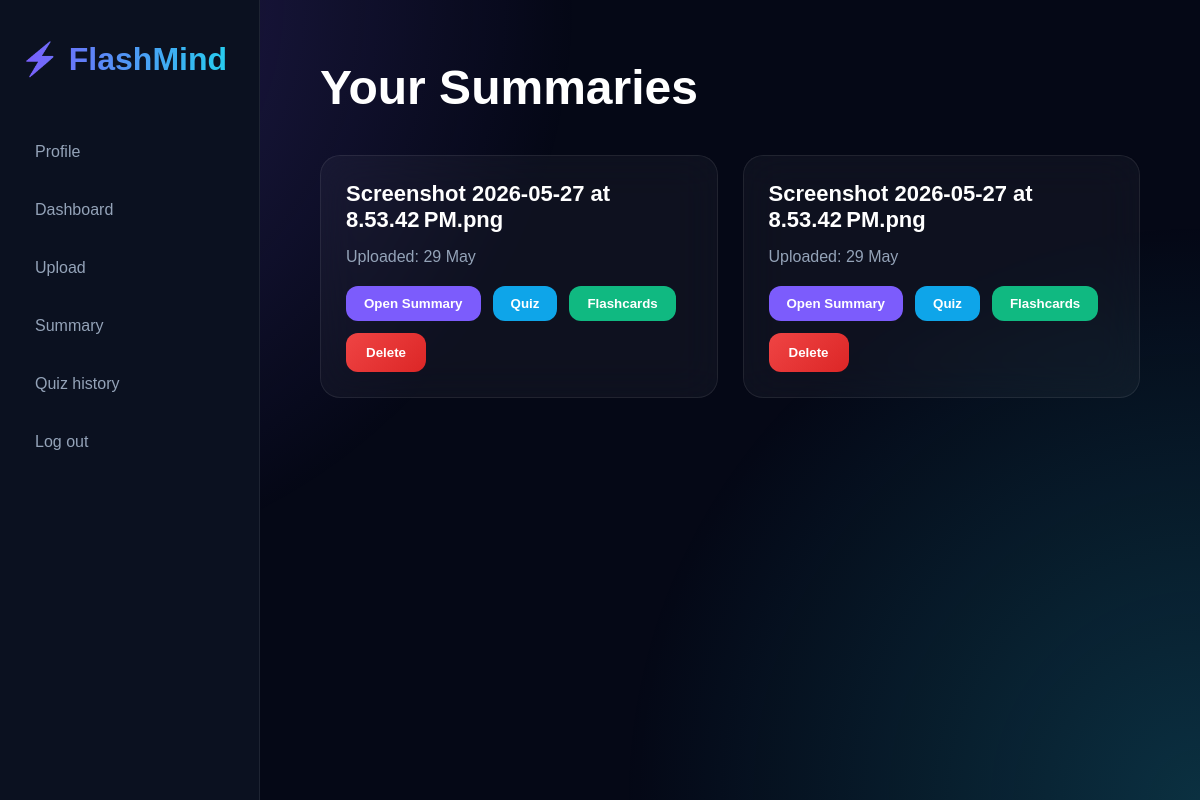
Page /summaries (signed in) on the committed database.
### app.py (models this page shows)
class Upload(db.Model):
    __tablename__='uploads'
    id: Mapped[int] = mapped_column(primary_key=True)
    original_filename = mapped_column(String,nullable=False)
    saved_filename = mapped_column(String,nullable=False)
    file_type = mapped_column(String,nullable=False)
    upload_date = mapped_column(String,nullable=False)
    extracted_text = mapped_column(Text,nullable=False)
    summary_text = mapped_column(Text,nullable=True)
    user_id=mapped_column(ForeignKey('users.id'))
    owner=relationship('User',back_populates='upload')

### app.py (the view)
@app.route("/summaries")
@login_required
def summaries():
    uploads = db.session.execute(
        db.select(Upload).where(
            Upload.user_id == current_user.id
        )
    ).scalars()
    return render_template(
        "summaries.html",
        uploads=uploads
    )

### app.py (called while the page is built)
@login_manager.user_loader
def load_user(user_id):
    return db.session.get(User, int(user_id))

### templates/summaries.html
{% extends "base.html" %}
{% block content %}
<h1 class="page-title">
    Your Summaries
</h1>
<div class="summary-grid">
    {% for upload in uploads %}
    <div class="glass-card summary-card">
        <h2 class="summary-file-name">
            {{ upload.original_filename }}
        </h2>
        <p class="summary-date">
            Uploaded:
            {{ upload.upload_date }}
        </p>
        <div class="summary-buttons">
            <a href="{{ url_for('summary', upload_id=upload.id) }}">
                <button class="open-summary-btn">
                    Open Summary
                </button>
            </a>
            <a href="{{ url_for('quiz', id=upload.id) }}">
                <button class="quiz-summary-btn">
                    Quiz
                </button>
            </a>
            <a href="{{ url_for('flaskcard', id=upload.id) }}">
                <button class="flashcard-summary-btn">
                    Flashcards
                </button>
            </a>
            <form action="{{url_for('delete_upload', id=upload.id)}}" method="POST"
                onsubmit="return confirm('Are you sure you want to delete this upload?')">
                <button class="delete-btn">
                    Delete
                </button>
            </form>
        </div>
    </div>
    {% endfor %}
</div>
{% endblock %}

### static/css/style.css (style rules this page uses)
* { margin:0; padding:0; box-sizing:border-box; }
body { background:#050816; color:white; font-family:Arial, sans-serif; display:flex; min-height:100vh; overflow-x:hidden; }
.page-title { font-size:3rem; margin-bottom:40px; }
.glass-card { background:rgba(255,255,255,0.04); border:1px solid rgba(255,255,255,0.08); padding:40px; border-radius:30px; backdrop-filter:blur(20px); }
.summary-grid { display: grid; grid-template-columns: repeat( auto-fit, minmax(320px,1fr) ); gap: 25px; margin-top: 40px; }
.summary-card { padding: 25px; border-radius: 20px; }
.summary-file-name { font-size: 22px; margin-bottom: 15px; color: white; word-break: break-word; }
.summary-date { color: #94a3b8; margin-bottom: 20px; }
.summary-buttons { display: flex; gap: 12px; flex-wrap: wrap; }
.open-summary-btn, .quiz-summary-btn, .flashcard-summary-btn { padding: 10px 18px; border: none; border-radius: 12px; color: white; cursor: pointer; font-weight: 600; transition: 0.3s; }
.open-summary-btn { background: #7c5cfc; }
.quiz-summary-btn { background: #0ea5e9; }
.flashcard-summary-btn { background: #10b981; }
.delete-btn { background: linear-gradient( 135deg, #ef4444, #dc2626 ); border: none; color: white; padding: 12px 20px; border-radius: 12px; font-weight: 600; cursor: pointer; transition: 0.3s; }

### rows in the picture
Upload: original_filename "Screenshot 2026-05-27 at 8.53.42 PM.png", upload_date "29 May"
Upload: original_filename "Screenshot 2026-05-27 at 8.53.42 PM.png", upload_date "29 May"
